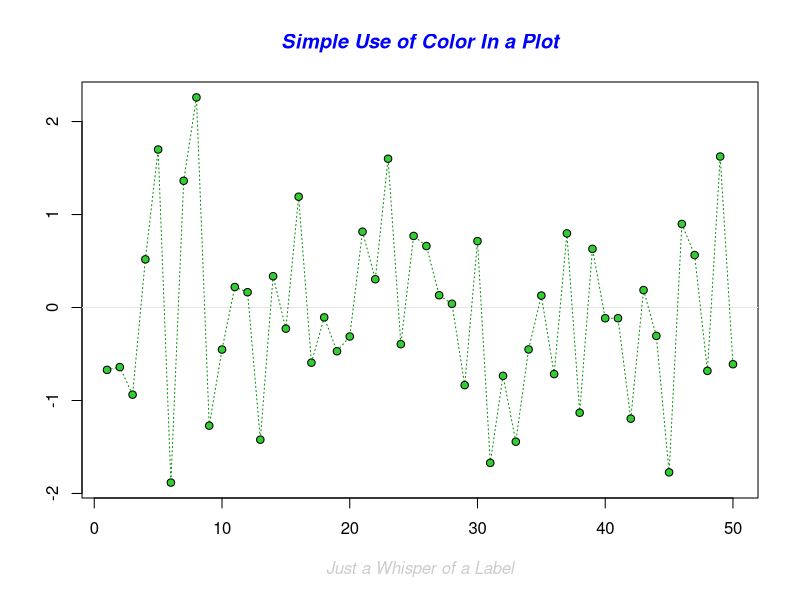
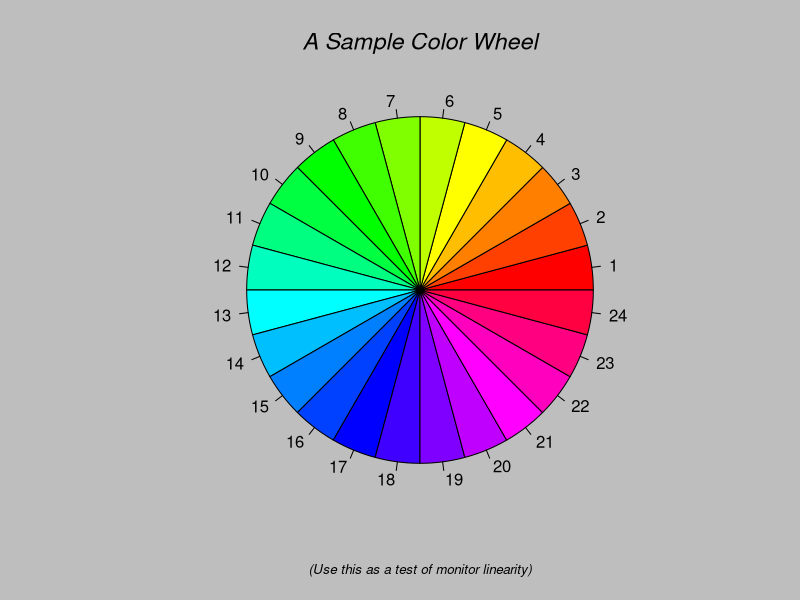
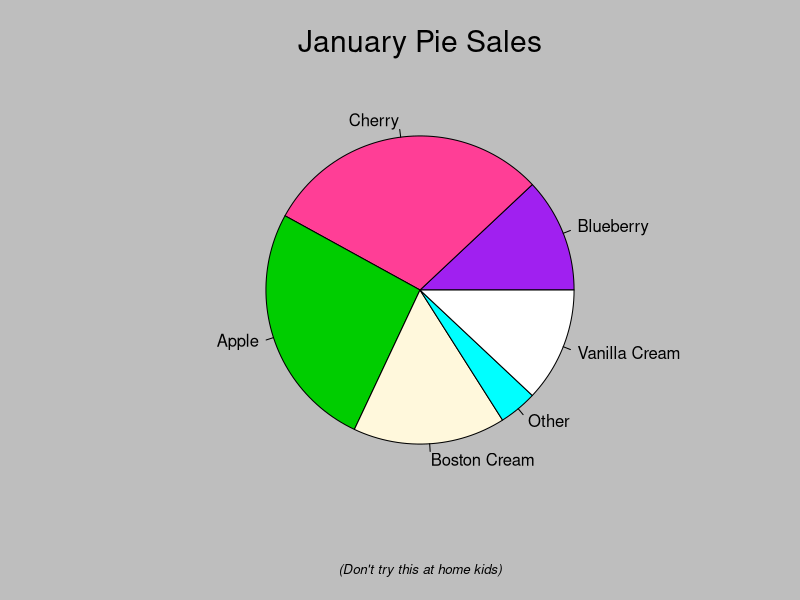
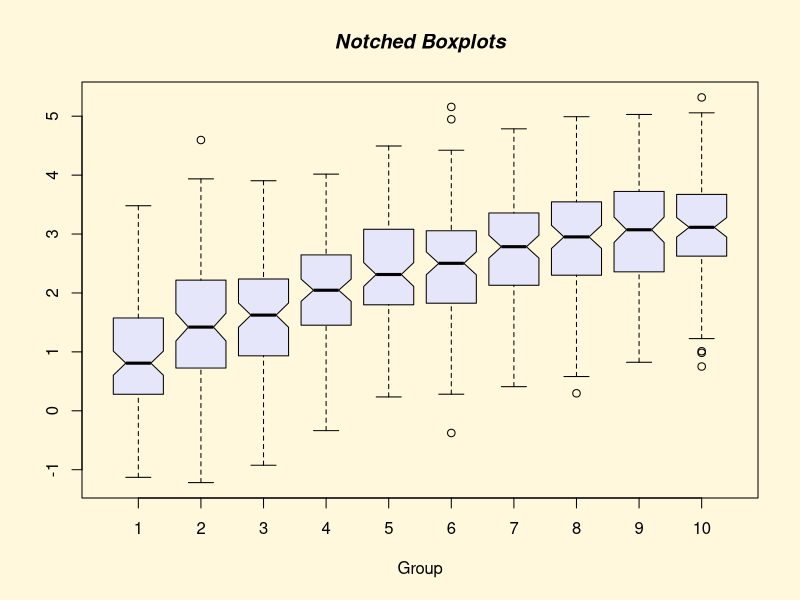
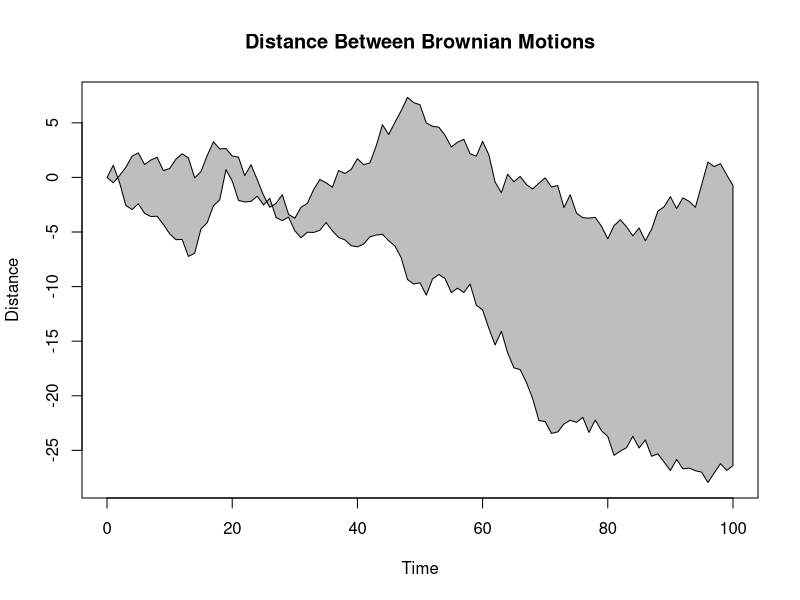
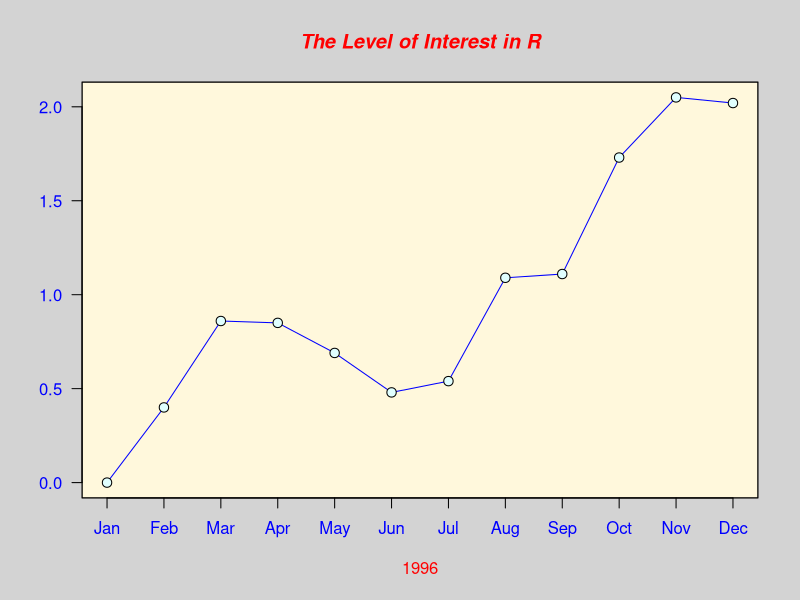
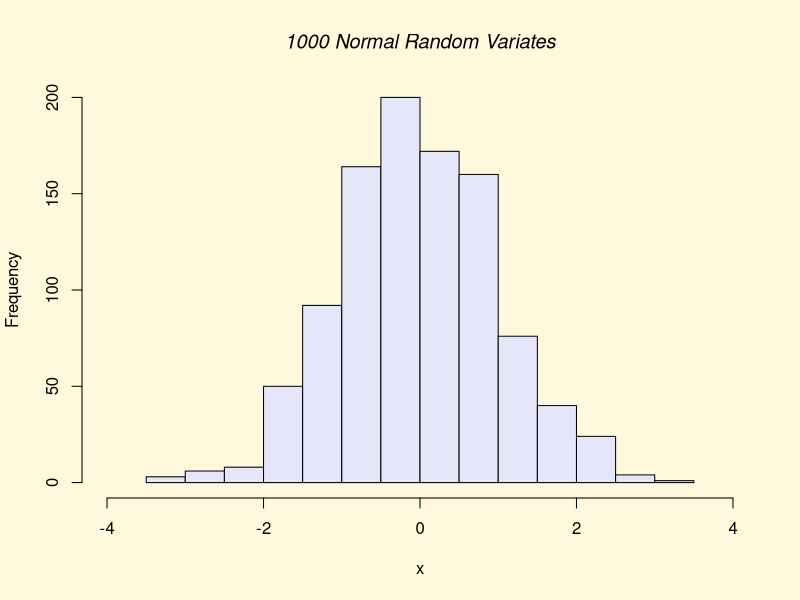
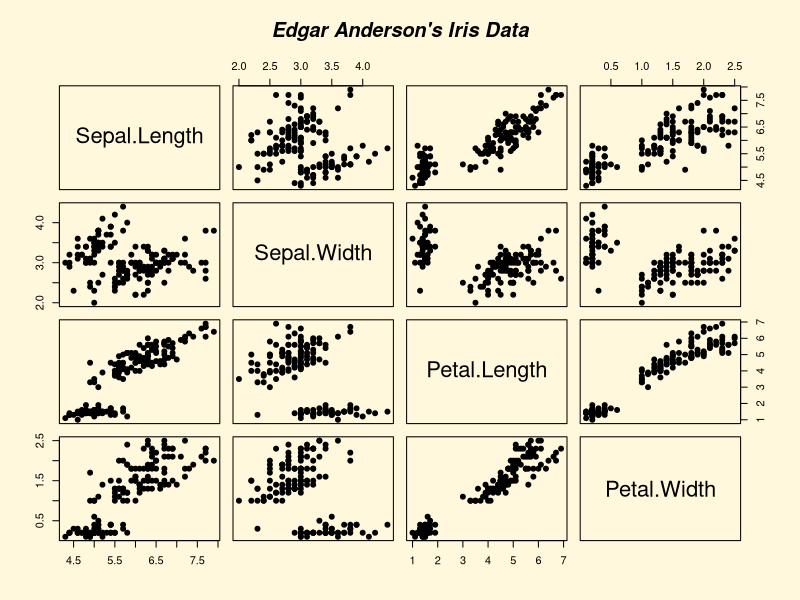

Write the R code that produced these figures, in order.
#Graphs

demo(graphics)

#plot(Weight, log(Counts))

#set up two vector, one for x-coords and one for y-coords specifiying the location of 25 points
#in a grid
X1 <- rep(1:5, 5)
Y1 <- rep(5:1, each = 5)
X1
Y1
sym <- 1:25

sym

plot(X1, Y1, pch = sym, cex = 1.2, xlab="cols", ylab = "rows", xlim = c(0.3, 5.7), ylim = c(0.3, 5.7))
#add to remove axis ticks > xaxt = "n", yaxt= "n", 
text(x = X1 - 0.3, y = Y1, labels = sym, col = "red")
X1 - 0.3

#alternative to x co-ords of being placed with math
#default is to center the text around the x and y you can use pos to 
#use 1,2,3 or 4 to write below, left, above or right
text(x = X1, y = Y1, labels = sym, pos = 2) #to the left
text(x = X1, y = Y1, labels = sym, pos = 4) #to the right

help.search("xaxt")

#use ?par to see all graphical elements

#Colors

#using the col parameter and bg and col.axis and col.bal set the colors
#for other parts of the plot (background color and axes and axis lables)
colors()

#build up plot gradually

#no data points use type = "n"
plot(X1, Y1, pch = sym, cex = 1.2, xlab="cols", ylab = "rows", xlim = c(0.3, 5.7), ylim = c(0.3, 5.7), type = "n")
#use points() lines(), abline(), text()

#all red
points(X1, Y1 , pch = sym, col = "red")
#all calculated from the color table colors
points(X1, Y1 , pch = sym, col = X1 + Y1)

#draw different symbols for calculated value
X1Mod <- X1 %% 2
Y1Mod <- Y1 %% 2
plot(X1, Y1, pch = sym, cex = 1.2, xlab="cols", ylab = "rows", xlim = c(0.3, 5.7), ylim = c(0.3, 5.7), type = "n")
points(X1[X1 %% 2 == 1], Y1[Y1 %% 2 == 1] , pch = 16, col = X1 + Y1)
points(X1[X1 %% 2 == 0], Y1[Y1 %% 2 == 0] , pch = 17, col = X1 + Y1 + 1)
legend(0.38, 5.7, legend = c("mod1",  "mod2"), pch = 16:17, col = c("red", "blue"), cex = 0.7, text.font = 3, bty = "n")

?par

p <- par(mfrow = c(1,2))
p

#pie charts (distortion of real patterns - look up why)

chart.numbers <- c(15, 108, 220, 22, 170)
names(chart.numbers) <- c("Bar", "2D Pie", "3D Pie", "Scatter", "Doughnut")
par(mfrow = c(1,2))
pie(chart.numbers)
text(0, 1, "Frequencies of graphs in marketing material", cex = 0.6, font = 2)

#manually print to file
png(filename = "pie")

?runif
?rnorm


























